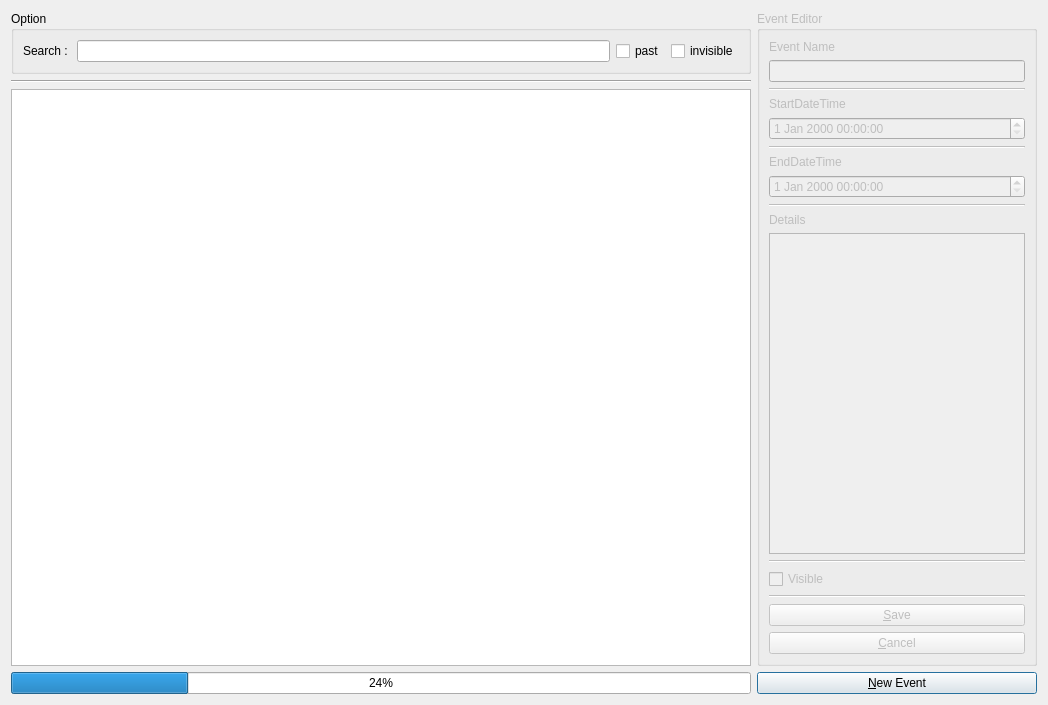
<?xml version="1.0" encoding="UTF-8"?>
<ui version="4.0">
 <class>DialogEvent</class>
 <widget class="QDialog" name="DialogEvent">
  <property name="geometry">
   <rect>
    <x>0</x>
    <y>0</y>
    <width>1048</width>
    <height>705</height>
   </rect>
  </property>
  <property name="windowTitle">
   <string>Dialog</string>
  </property>
  <layout class="QGridLayout" name="gridLayout">
   <item row="0" column="0">
    <layout class="QGridLayout" name="gridLayout_2">
     <item row="2" column="0">
      <widget class="QTableView" name="listEvent"/>
     </item>
     <item row="1" column="0">
      <widget class="Line" name="line">
       <property name="orientation">
        <enum>Qt::Horizontal</enum>
       </property>
      </widget>
     </item>
     <item row="0" column="0">
      <widget class="QGroupBox" name="eventOptionBox">
       <property name="minimumSize">
        <size>
         <width>0</width>
         <height>50</height>
        </size>
       </property>
       <property name="title">
        <string>Option</string>
       </property>
       <layout class="QHBoxLayout" name="horizontalLayout">
        <item>
         <widget class="QLabel" name="label">
          <property name="text">
           <string>Search : </string>
          </property>
         </widget>
        </item>
        <item>
         <widget class="QLineEdit" name="searchEventLineEdit"/>
        </item>
        <item>
         <widget class="QCheckBox" name="allowPastSearchCheckBox">
          <property name="text">
           <string>past</string>
          </property>
          <property name="checked">
           <bool>false</bool>
          </property>
         </widget>
        </item>
        <item>
         <widget class="QCheckBox" name="allowInvisibleSearchCheckBox">
          <property name="text">
           <string>invisible</string>
          </property>
         </widget>
        </item>
       </layout>
      </widget>
     </item>
    </layout>
   </item>
   <item row="1" column="0">
    <widget class="QProgressBar" name="progressBar">
     <property name="value">
      <number>24</number>
     </property>
    </widget>
   </item>
   <item row="1" column="2" colspan="2">
    <widget class="QPushButton" name="new_event">
     <property name="text">
      <string>&amp;New Event</string>
     </property>
     <property name="shortcut">
      <string>Ctrl+N</string>
     </property>
    </widget>
   </item>
   <item row="0" column="2" colspan="2">
    <widget class="QGroupBox" name="eventEditorGroupBox">
     <property name="enabled">
      <bool>false</bool>
     </property>
     <property name="title">
      <string>Event Editor</string>
     </property>
     <layout class="QGridLayout" name="gridLayout_3">
      <item row="10" column="0">
       <widget class="QTextEdit" name="detailsTextEdit"/>
      </item>
      <item row="5" column="0">
       <widget class="Line" name="line_3">
        <property name="orientation">
         <enum>Qt::Horizontal</enum>
        </property>
       </widget>
      </item>
      <item row="2" column="0">
       <widget class="Line" name="line_2">
        <property name="orientation">
         <enum>Qt::Horizontal</enum>
        </property>
       </widget>
      </item>
      <item row="3" column="0">
       <widget class="QLabel" name="label_3">
        <property name="text">
         <string>StartDateTime</string>
        </property>
       </widget>
      </item>
      <item row="9" column="0">
       <widget class="QLabel" name="label_5">
        <property name="text">
         <string>Details</string>
        </property>
       </widget>
      </item>
      <item row="0" column="0">
       <widget class="QLabel" name="label_2">
        <property name="text">
         <string>Event Name</string>
        </property>
       </widget>
      </item>
      <item row="8" column="0">
       <widget class="Line" name="line_4">
        <property name="orientation">
         <enum>Qt::Horizontal</enum>
        </property>
       </widget>
      </item>
      <item row="12" column="0">
       <widget class="QCheckBox" name="visibleCheckBox">
        <property name="text">
         <string>Visible</string>
        </property>
       </widget>
      </item>
      <item row="4" column="0">
       <widget class="QDateTimeEdit" name="startDateTimeEdit"/>
      </item>
      <item row="1" column="0">
       <widget class="QLineEdit" name="eventNameLineEdit"/>
      </item>
      <item row="6" column="0">
       <widget class="QLabel" name="label_4">
        <property name="text">
         <string>EndDateTime</string>
        </property>
       </widget>
      </item>
      <item row="7" column="0">
       <widget class="QDateTimeEdit" name="endDateTimeEdit"/>
      </item>
      <item row="11" column="0">
       <widget class="Line" name="line_5">
        <property name="orientation">
         <enum>Qt::Horizontal</enum>
        </property>
       </widget>
      </item>
      <item row="14" column="0">
       <widget class="Line" name="line_6">
        <property name="orientation">
         <enum>Qt::Horizontal</enum>
        </property>
       </widget>
      </item>
      <item row="15" column="0">
       <widget class="QPushButton" name="savePushButton">
        <property name="text">
         <string>&amp;Save</string>
        </property>
       </widget>
      </item>
      <item row="16" column="0">
       <widget class="QPushButton" name="cancelPushButton">
        <property name="text">
         <string>&amp;Cancel</string>
        </property>
       </widget>
      </item>
     </layout>
    </widget>
   </item>
  </layout>
 </widget>
 <resources/>
 <connections/>
</ui>
